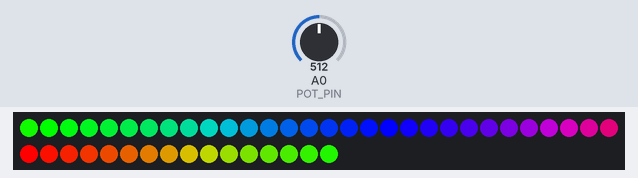
Simulated run of this sketch. Board: Arduino Uno, built with avr-gcc and run on an emulated ATmega328P. On the bench: 46 RGB LEDs in strip order, left to right, continuing on the next row. The inputs (shaded band) are chosen by the test bench; at power-on: A0 (POT_PIN) = 512.

Above: at 1.26 s.
1.3 s: A0 (POT_PIN) set to 246
At 2.15 s:
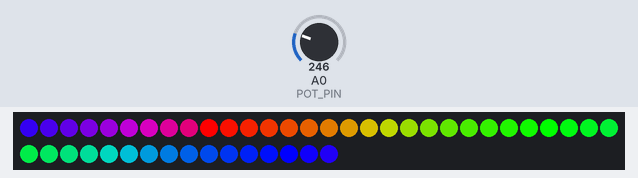
2.9 s: A0 (POT_PIN) set to 160
At 4.26 s:
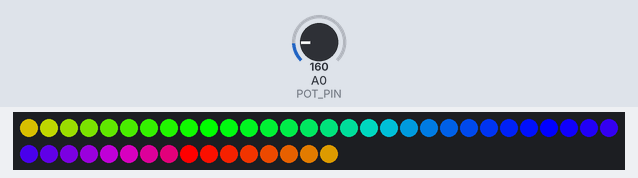
4.4 s: A0 (POT_PIN) set to 511
At 4.57 s:
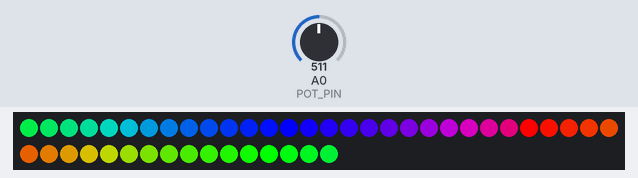

The sketch:

test_neopixel_strip.ino
```cpp
// Simple NeoPixel test.  Lights just a few pixels at a time so a
// 1m strip can safely be powered from Arduino 5V pin.  Arduino
// may nonetheless hiccup when LEDs are first connected and not
// accept code.  So upload code first, unplug USB, connect pixels
// to GND FIRST, then +5V and digital pin 6, then re-plug USB.
// A working strip will show a few pixels moving down the line,
// cycling between red, green and blue.  If you get no response,
// might be connected to wrong end of strip (the end wires, if
// any, are no indication -- look instead for the data direction
// arrows printed on the strip).

#include <Adafruit_NeoPixel.h>

#define PIN       6
#define N_LEDS    46
#define POT_PIN   A0

Adafruit_NeoPixel strip = Adafruit_NeoPixel(N_LEDS, PIN, NEO_GRB + NEO_KHZ800);

void setup() {
  Serial.begin(9600);
  strip.begin();
  pinMode(POT_PIN, INPUT);
}

// cycle rgb
void loop() {
  unsigned int color = 0;
  const unsigned int color_step = 20;
  unsigned int delay_time = 30;
  for(unsigned int offset = 0; offset < strip.numPixels(); ++offset) {
    delay_time = pot_select(POT_PIN, 100, 1);
    set_roygbiv(strip, offset);
    strip.show();
    delay(delay_time);
  }
}

//void loop() {
//  unsigned int color = 0;
//  const unsigned int color_step = 20;
//  unsigned int delay_time = 30;
//  unsigned int train_length = 5;
//  unsigned int start_time = 0;
//  const unsigned int cycle_time = 15000;
//
//  // cycle rgb
//  start_time = millis();
//  while(millis() - start_time < cycle_time) {
//    for(unsigned int offset = 0; offset < strip.numPixels(); ++offset) {
//      delay_time = pot_select(POT_PIN, 100, 1);
//      set_roygbiv(strip, offset);
//      strip.show();
//      delay(delay_time);
//    }
//  }
//
//  // explode
//  start_time = millis();
//  while(millis() - start_time < cycle_time) {
//    while(color < 256) {
//      for(unsigned int pixel = 0; pixel < strip.numPixels() / 2; ++pixel) {
//        delay_time = pot_select(POT_PIN, 100, 1);
//        strip.setPixelColor(pixel + 23, wheel(color));
//        strip.setPixelColor(23 - pixel, wheel(color));
//        strip.show();
//        delay(delay_time);
//      }
//      for(unsigned int pixel = 0; pixel < strip.numPixels() / 2; ++pixel) {
//        delay_time = pot_select(POT_PIN, 100, 1);
//        strip.setPixelColor(pixel, 0);
//        strip.setPixelColor(strip.numPixels() - pixel, 0);
//        strip.show();
//        delay(delay_time);
//      }
//      color += color_step;
//    }
//  }
//
//  // train
//  start_time = millis();
//  while(millis() - start_time < cycle_time) {
//    while(color < 256) {
//      for(unsigned int pixel = train_length - 1; pixel < strip.numPixels(); ++pixel) {
//        delay_time = pot_select(POT_PIN, 200, 1);
//        train_length = pot_select(POT_PIN, 10, 1);
//        strip.setPixelColor(pixel, wheel(color));
//        strip.setPixelColor(pixel - train_length, 0);
//        strip.setPixelColor(strip.numPixels() - pixel, wheel(color));
//        strip.setPixelColor(strip.numPixels() - pixel + train_length, 0);
//        strip.show();
//  //      delay(delay_time);
//        delay(0.15 * (800 - pixel * (strip.numPixels() - pixel)));
//      }
//      color += color_step;
//    }
//  }
//}

//// explode from middle
//void loop() {
//  unsigned int color = 0;
//  const unsigned int color_step = 15;
//  unsigned int delay_time = 30;
//  while(color < 256) {
//    for(unsigned int pixel = 0; pixel < strip.numPixels() / 2; ++pixel) {
//      delay_time = pot_select(POT_PIN, 100, 1);
//      strip.setPixelColor(pixel + 23, wheel(color));
//      strip.setPixelColor(23 - pixel, wheel(color));
//      strip.show();
//      delay(delay_time);
//    }
//    for(unsigned int pixel = 0; pixel < strip.numPixels() / 2; ++pixel) {
//      delay_time = pot_select(POT_PIN, 100, 1);
//      strip.setPixelColor(pixel, 0);
//      strip.setPixelColor(strip.numPixels() - pixel, 0);
//      strip.show();
//      delay(delay_time);
//    }
//    color += color_step;
//  }
//}

///// Trains
//void loop() {
//  unsigned int color = 0;
//  const unsigned int color_step = 20;
//  unsigned int delay_time = 30;
//  unsigned int train_length = 5;
//  while(color < 256) {
//    for(unsigned int pixel = train_length - 1; pixel < strip.numPixels(); ++pixel) {
//      delay_time = pot_select(POT_PIN, 200, 1);
//      train_length = pot_select(POT_PIN, 10, 1);
//      strip.setPixelColor(pixel, wheel(color));
//      strip.setPixelColor(pixel - train_length, 0);
//      strip.setPixelColor(strip.numPixels() - pixel, wheel(color));
//      strip.setPixelColor(strip.numPixels() - pixel + train_length, 0);
//      strip.show();
////      delay(delay_time);
//      delay(0.15 * (800 - pixel * (strip.numPixels() - pixel)));
//    }
//    color += color_step;
//  }
//}

static void set_roygbiv(Adafruit_NeoPixel& strip, unsigned int offset) {
  const unsigned int multiplier = (255 / strip.numPixels());
  for(unsigned int pixel = 0; pixel < strip.numPixels(); ++pixel) {
    strip.setPixelColor(pixel, wheel(((pixel + offset) % 46) * multiplier));
  }
}

static void roygbiv_cycle(Adafruit_NeoPixel& strip, unsigned int delay_time) {
  // Add green
  for (unsigned int green = 0; green < 256; ++green) {
    const uint32_t color = strip.Color(green, 255, 0);
    set_all(strip, color);
    strip.show();
    delay(delay_time);
  }
  // Remove red
  for (unsigned int red = 0; red < 256; ++red) {
    const uint32_t color = strip.Color(255, 255 - red, 0);
    set_all(strip, color);
    strip.show();
    delay(delay_time);
  }
  // Add blue
  for (unsigned int blue = 0; blue < 256; ++blue) {
    const uint32_t color = strip.Color(255, 0, blue);
    set_all(strip, color);
    strip.show();
    delay(delay_time);
  }
  // Remove green
  for (unsigned int green = 0; green < 256; ++green) {
    const uint32_t color = strip.Color(255 - green, 0, 255);
    set_all(strip, color);
    strip.show();
    delay(delay_time);
  }
  // Add red
  for (unsigned int red = 0; red < 256; ++red) {
    const uint32_t color = strip.Color(0, red, 255);
    set_all(strip, color);
    strip.show();
    delay(delay_time);
  }
  // Remove blue
  for (unsigned int blue = 0; blue < 256; ++blue) {
    const uint32_t color = strip.Color(0, 255, 255 - blue);
    set_all(strip, color);
    strip.show();
    delay(delay_time);
  }
}

uint32_t wheel(byte WheelPos) {
  WheelPos = 255 - WheelPos;
  if(WheelPos < 85) {
    return strip.Color(255 - WheelPos * 3, 0, WheelPos * 3,0);
  }
  if(WheelPos < 170) {
    WheelPos -= 85;
    return strip.Color(0, WheelPos * 3, 255 - WheelPos * 3,0);
  }
  WheelPos -= 170;
  return strip.Color(WheelPos * 3, 255 - WheelPos * 3, 0,0);
}

static void set_all(Adafruit_NeoPixel& strip, const uint32_t color) {
  for(unsigned int pixel; pixel < strip.numPixels(); ++pixel) {
    strip.setPixelColor(pixel, color);
  }
}

static void light_pot_chosen(Adafruit_NeoPixel& strip,
                             const unsigned int pot_pin) {
  // Turn off all pixels
  for (unsigned int i; i < strip.numPixels(); ++i) {
    strip.setPixelColor(i, 0);
  }

  // Find pixel pot is selecting
  const unsigned int num_readings = 10;
  unsigned int sum_pot_readings = 0;
  for (unsigned int i = 0; i < num_readings ; ++i) {
    sum_pot_readings += analogRead(pot_pin);
  }
  const unsigned int new_pixel = (sum_pot_readings / num_readings)
                                 / (667. / strip.numPixels() - 1);
  Serial.println(new_pixel);

  // Light new pixel
  strip.setPixelColor(new_pixel, 255, 0, 0);
  strip.show();
}

unsigned int pot_select(const unsigned int pot_pin,
                        const unsigned int maximum,
                        const unsigned int minimum) {
  const unsigned max_pot = 694;
  const unsigned int num_readings = 10;

  // Read pot
  unsigned int sum_pot_readings = 0;
  for (unsigned int i = 0; i < num_readings ; ++i) {
    sum_pot_readings += analogRead(pot_pin);
  }
  const float pot = sum_pot_readings / num_readings;

  return (pot / (float) max_pot) * (maximum - minimum) + minimum;
}

static void test_chase() {
  chase(strip.Color(255, 0, 0)); // Red
  chase(strip.Color(0, 255, 0)); // Green
  chase(strip.Color(0, 0, 255)); // Blue
}

static void chase(uint32_t c) {
  for(uint16_t i=0; i<strip.numPixels()+4; i++) {
      strip.setPixelColor(i  , c); // Draw new pixel
      strip.setPixelColor(i-4, 0); // Erase pixel a few steps back
      strip.show();
      delay(25);
  }
}
```
